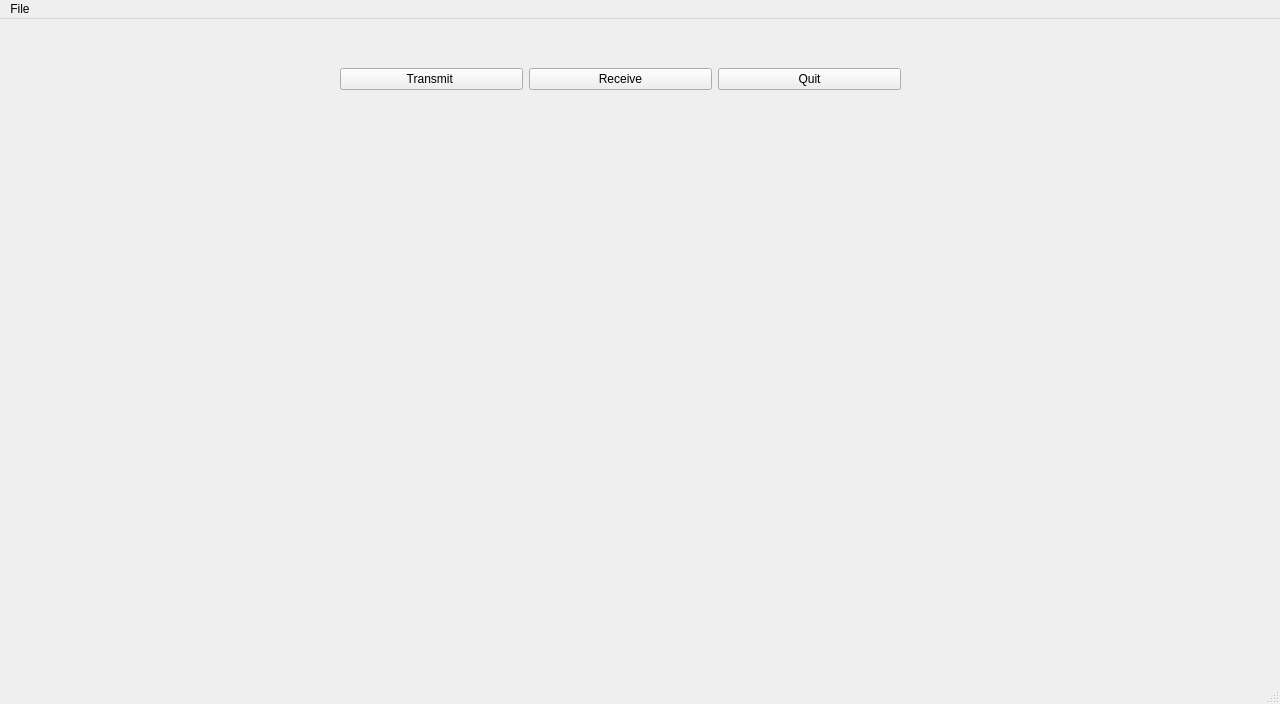
<?xml version="1.0" encoding="UTF-8"?>
<ui version="4.0">
 <class>MainWindow</class>
 <widget class="QMainWindow" name="MainWindow">
  <property name="geometry">
   <rect>
    <x>0</x>
    <y>0</y>
    <width>1280</width>
    <height>704</height>
   </rect>
  </property>
  <property name="windowTitle">
   <string>INSPIRESat Ground Station Home</string>
  </property>
  <widget class="QWidget" name="centralwidget">
   <widget class="QWidget" name="horizontalLayoutWidget">
    <property name="geometry">
     <rect>
      <x>340</x>
      <y>20</y>
      <width>561</width>
      <height>80</height>
     </rect>
    </property>
    <layout class="QHBoxLayout" name="horizontalLayout">
     <item>
      <widget class="QPushButton" name="btn_transmit">
       <property name="text">
        <string>Transmit </string>
       </property>
      </widget>
     </item>
     <item>
      <widget class="QPushButton" name="btn_receive">
       <property name="text">
        <string>Receive</string>
       </property>
      </widget>
     </item>
     <item>
      <widget class="QPushButton" name="btn_quit">
       <property name="text">
        <string>Quit</string>
       </property>
      </widget>
     </item>
    </layout>
   </widget>
  </widget>
  <widget class="QMenuBar" name="menubar">
   <property name="geometry">
    <rect>
     <x>0</x>
     <y>0</y>
     <width>1280</width>
     <height>22</height>
    </rect>
   </property>
   <widget class="QMenu" name="menuFile">
    <property name="title">
     <string>File</string>
    </property>
    <addaction name="actionQuit"/>
   </widget>
   <addaction name="menuFile"/>
  </widget>
  <widget class="QStatusBar" name="statusbar"/>
  <action name="actionCommand_List">
   <property name="text">
    <string>Command List</string>
   </property>
  </action>
  <action name="actionQuit">
   <property name="text">
    <string>Quit</string>
   </property>
  </action>
 </widget>
 <resources/>
 <connections/>
</ui>
